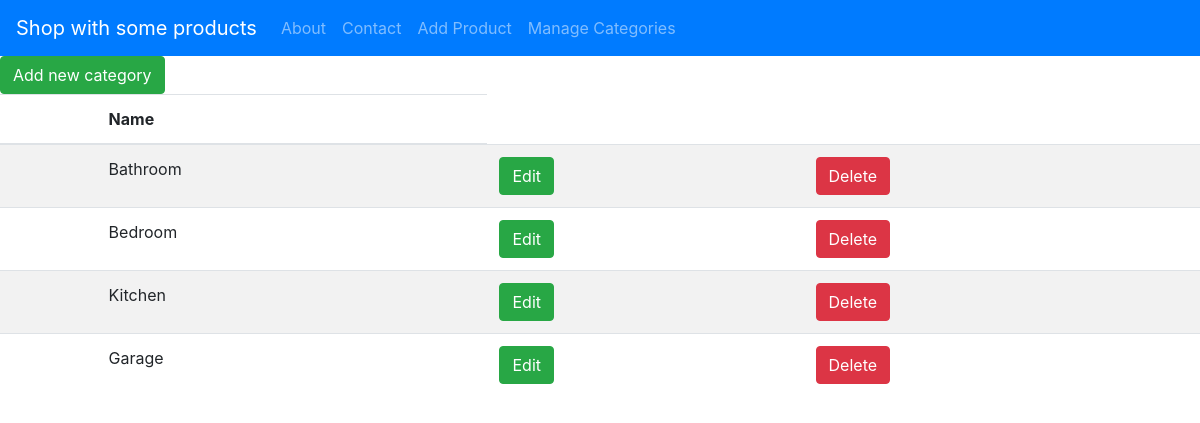
Page /categories/ on the committed database.
### products/models.py (models this page shows, shortened)
class Category(models.Model):
    name = models.CharField(max_length=100)

### products/views.py (the view)
# urls.py: path('categories/', views.categories_view, name='categories_home'),
def categories_view(request):
    categories = Category.objects.all()
    context = {'categories': categories}
    return render(request, 'products/categories.html', context)

### products/templates/products/categories.html
{% extends 'products/main.html' %}
{% block content %}
<td><a class="btn btn-success" href="{% url 'category_create' %}">Add new category</a></td>
<table class="table table-striped">
    <thead>
      <tr>
        <th scope="col"></th>
        <th scope="col">Name</th>
      </tr>
    </thead>
    <tbody>
      {% for category in categories %}
      <tr>
        <th scope="row"></th>
        <td>{{ category.name }}</td>
        <td><a class="btn btn-success" href="{% url 'category_edit' category.id %}">Edit</a></td>
        <td><a class="btn btn-danger" href="{% url 'category_delete' category.id %}">Delete</a></td>
      </tr>
      {% endfor %}
    </tbody>
  </table>
{% endblock %}

### rows in the picture
Category: name "Bathroom"
Category: name "Bedroom"
Category: name "Kitchen"
Category: name "Garage"
